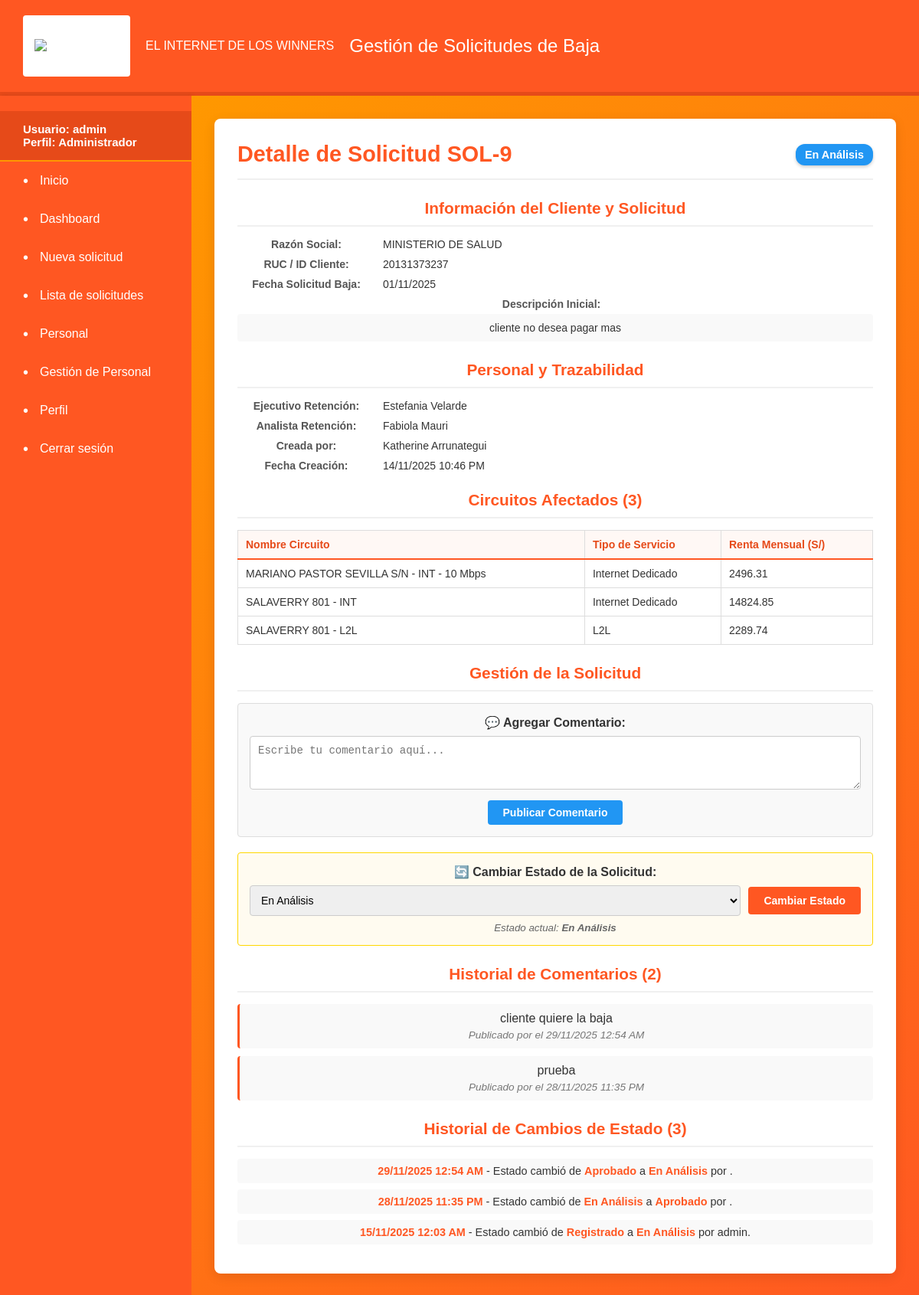
/solicitud/detalle/9/ (signed in), run on the app's committed database.
### portal_retenciones/models.py (models this page shows, shortened)
class Solicitud(models.Model):
    cliente = models.ForeignKey(Cliente, on_delete=models.PROTECT, null=False)
    ejecutivo = models.ForeignKey(EjecutivoRetencion, on_delete=models.PROTECT, null=False)
    analista = models.ForeignKey(AnalistaRetencion, on_delete=models.PROTECT, null=False)
    estado_actual = models.ForeignKey(EstadoAtencion, on_delete=models.PROTECT, null=False)
    nivel_aprobacion = models.ForeignKey(NivelAprobacion, on_delete=models.PROTECT, null=False)
    fecha_creacion = models.DateTimeField(auto_now_add=True)
    descripcion = models.TextField(null=True, blank=True)
    asignado_automaticamente = models.BooleanField(default=False)
    circuitos = models.ManyToManyField(Circuito, through='SolicitudCircuito')
    fecha_solicitud_baja = models.DateField(null=True, blank=True)
    usuario_creador = models.ForeignKey(
        User,
        on_delete=models.SET_NULL,
        null=True,
        blank=True,
        related_name="solicitudes_creadas"
    )
    class Meta:
        permissions = [
            ("can_view_menu", "Puede ver el menú de inicio (requerido para login)"),
            ("can_create_solicitud", "Puede acceder al formulario de Nueva Solicitud"),
            ("can_view_solicitud_list", "Puede acceder a la lista de Solicitudes"),
            ("can_view_personal", "Puede acceder a la lista de Personal Activo"),
            ("can_manage_personnel", "Puede gestionar la asignación de personal a roles"),
        ]

class EstadoAtencion(models.Model):
    nombre_estado = models.CharField(max_length=100, null=False)
    descripcion = models.TextField(null=True, blank=True)

class Cliente(models.Model):
    ruc = models.CharField(max_length=100, unique=True, blank=False, null=False)
    razon_social = models.CharField(max_length=100, blank=False, null=False)
    fecha_registro = models.DateTimeField(auto_now_add=True)
    estado = models.CharField(max_length=20, default='Activo')

class EjecutivoRetencion(models.Model):
    nombre = models.CharField(max_length=100, null=False)
    email = models.EmailField(max_length=100, null=False, unique=True)
    activo = models.BooleanField(default=True)
    max_carga_renta = models.DecimalField(max_digits=12, decimal_places=2, null=True, blank=True)
    disponible_asignacion = models.BooleanField(default=True)

class AnalistaRetencion(models.Model):
    nombre = models.CharField(max_length=100, null=False)
    email = models.EmailField(max_length=100, null=False, unique=True)
    activo = models.BooleanField(default=True)

class Circuito(models.Model):
    cliente = models.ForeignKey(Cliente, on_delete=models.CASCADE, null=False)
    nombre_circuito = models.CharField(max_length=100, null=False)
    tipo_servicio = models.CharField(max_length=10, null=True, blank=True)
    estado = models.CharField(max_length=20, default='Activo')
    renta_mensual = models.DecimalField(max_digits=12, decimal_places=2, null=False)
    fecha_creacion = models.DateTimeField(auto_now_add=True)

class Comentario(models.Model):
    solicitud = models.ForeignKey(Solicitud, on_delete=models.CASCADE, null=False)
    usuario = models.CharField(max_length=100, null=False)
    comentario = models.TextField(null=False)
    fecha_comentario = models.DateTimeField(auto_now_add=True)

class HistorialEstado(models.Model):
    solicitud = models.ForeignKey(Solicitud, on_delete=models.CASCADE, null=False)
    estado_anterior = models.ForeignKey(EstadoAtencion, related_name='+', on_delete=models.PROTECT, null=False)
    estado_nuevo = models.ForeignKey(EstadoAtencion, related_name='+', on_delete=models.PROTECT, null=False)
    fecha_cambio = models.DateTimeField(auto_now_add=True)
    usuario_cambio = models.CharField(max_length=100, null=False)

### portal_retenciones/views/pages.py (the view)
# urls.py: path('solicitud/detalle/<int:solicitud_id>/', pages.solicitud_detalle_view, name='solicitud_detalle'),
@login_required
def solicitud_detalle_view(request, solicitud_id):
    solicitud = get_object_or_404(Solicitud, id=solicitud_id)
    circuitos_asociados = solicitud.circuitos.all()
    comentarios = Comentario.objects.filter(solicitud=solicitud).order_by('-fecha_comentario')
    historial_estado = HistorialEstado.objects.filter(solicitud=solicitud).order_by('-fecha_cambio')
    estados_disponibles = EstadoAtencion.objects.all()
    context = {
        'solicitud': solicitud,
        'circuitos_asociados': circuitos_asociados,
        'comentarios': comentarios,
        'historial_estado': historial_estado,
        'estados_disponibles': estados_disponibles,
    }
    return render(request, 'solicitud_detalle.html', context)

### templates/solicitud_detalle.html (shortened to what this page needs)
{% extends "base.html" %}
{% block content %}
<div class="detail-card">
    <div class="solicitud-header">
        <h1>Detalle de Solicitud SOL-{{ solicitud.id }}</h1>
        <span class="status-badge
            {% if solicitud.estado_actual.nombre_estado == 'Registrado' %}status-pendiente
            {% elif solicitud.estado_actual.nombre_estado == 'En Análisis' %}status-proceso
            {% elif solicitud.estado_actual.nombre_estado == 'Aprobado' %}status-aprobado
            {% elif solicitud.estado_actual.nombre_estado == 'Rechazado' %}status-rechazado
            {% endif %}">
            {{ solicitud.estado_actual.nombre_estado }}
        </span>
    </div>
    <div class="detail-section">
        <h2>Información del Cliente y Solicitud</h2>
        <div class="detail-item">
            <strong>Razón Social:</strong>
            <span>{{ solicitud.cliente.razon_social }}</span>
        </div>
        <div class="detail-item">
            <strong>RUC / ID Cliente:</strong>
            <span>{{ solicitud.cliente.ruc }}</span>
        </div>
        <div class="detail-item">
            <strong>Fecha Solicitud Baja:</strong>
            <span>{{ solicitud.fecha_solicitud_baja|date:"d/m/Y" }}</span>
        </div>
        <div class="detail-item" style="display: block;">
            <strong>Descripción Inicial:</strong>
            <p style="margin-top: 5px; background-color: #f9f9f9; padding: 10px; border-radius: 4px; color: #333;">
                {{ solicitud.descripcion|default:"Sin descripción." }}
            </p>
        </div>
    </div>
    <div class="detail-section">
        <h2>Personal y Trazabilidad</h2>
        <div class="detail-item">
            <strong>Ejecutivo Retención:</strong>
            <span>{{ solicitud.ejecutivo.nombre }}</span>
        </div>
        <div class="detail-item">
            <strong>Analista Retención:</strong>
            <span>{{ solicitud.analista.nombre }}</span>
        </div>
        <div class="detail-item">
            <strong>Creada por:</strong>
            <span>{{ solicitud.usuario_creador.first_name }} {{ solicitud.usuario_creador.last_name }}</span>
        </div>
        <div class="detail-item">
            <strong>Fecha Creación:</strong>
            <span>{{ solicitud.fecha_creacion|date:"d/m/Y h:i A" }}</span>
        </div>
    </div>
    <div class="detail-section">
        <h2>Circuitos Afectados ({{ circuitos_asociados|length }})</h2>
        {% if circuitos_asociados %}
        <table class="circuit-table">
            <thead>
                <tr>
                    <th>Nombre Circuito</th>
                    <th>Tipo de Servicio</th>
                    <th>Renta Mensual (S/)</th>
                </tr>
            </thead>
            <tbody>
                {% for circuito in circuitos_asociados %}
                <tr>
                    <td>{{ circuito.nombre_circuito }}</td>
                    <td>{{ circuito.tipo_servicio|default:"N/A" }}</td>
                    <td>{{ circuito.renta_mensual|floatformat:2 }}</td>
                </tr>
                {% endfor %}
            </tbody>
        </table>
        {% else %}
        <p class="no-data-message">No hay circuitos asociados a esta solicitud.</p>
        {% endif %}
    </div>
    <div class="detail-section">
        <h2>Gestión de la Solicitud</h2>
        <form method="POST" action="{% url 'procesar_accion_solicitud' solicitud.id %}" style="margin-bottom: 20px;">
            <div style="background-color: #f9f9f9; padding: 15px; border-radius: 4px; border: 1px solid #ddd;">
                <label for="comentario" style="display: block; margin-bottom: 8px; font-weight: bold; color: #333;">
                    💬 Agregar Comentario:
                </label>
                <textarea
                    id="comentario"
                    name="comentario"
                    rows="3"
                    style="width: 100%; padding: 10px; border: 1px solid #ccc; border-radius: 4px; font-size: 14px; box-sizing: border-box;"
                    placeholder="Escribe tu comentario aquí..."
                ></textarea>
                <button
                    type="submit"
                    style="margin-top: 10px; background-color: #2196f3; color: white; padding: 8px 20px; border: none; border-radius: 4px; cursor: pointer; font-size: 14px; font-weight: bold;">
                    Publicar Comentario
                </button>
            </div>
        </form>
        <form method="POST" action="{% url 'procesar_accion_solicitud' solicitud.id %}">
            <div style="background-color: #fffbf0; padding: 15px; border-radius: 4px; border: 1px solid #ffd700;">
                <label for="nuevo_estado" style="display: block; margin-bottom: 8px; font-weight: bold; color: #333;">
                    🔄 Cambiar Estado de la Solicitud:
                </label>
                <div style="display: flex; gap: 10px; align-items: center;">
                    <select
                        id="nuevo_estado"
                        name="nuevo_estado"
                        style="flex: 1; padding: 10px; border: 1px solid #ccc; border-radius: 4px; font-size: 14px;">
                        {% for estado in estados_disponibles %}
                            <option value="{{ estado.id }}" {% if estado.id == solicitud.estado_actual.id %}selected{% endif %}>
                                {{ estado.nombre_estado }}
                            </option>
                        {% endfor %}
                    </select>
                    <button
                        type="submit"
                        style="background-color: #ff5722; color: white; padding: 10px 20px; border: none; border-radius: 4px; cursor: pointer; font-size: 14px; font-weight: bold; white-space: nowrap;">
                        Cambiar Estado
                    </button>
                </div>
                <small style="display: block; margin-top: 8px; color: #666; font-style: italic;">
                    Estado actual: <strong>{{ solicitud.estado_actual.nombre_estado }}</strong>
                </small>
            </div>
        </form>
    </div>
    <div class="detail-section">
        <h2>Historial de Comentarios ({{ comentarios|length }})</h2>
        {% if comentarios %}
            {% for comentario in comentarios %}
            <div class="comentario-item">
                <p>{{ comentario.comentario }}</p>
                <div class="comentario-meta">
                    Publicado por <strong>{{ comentario.usuario }}</strong> el {{ comentario.fecha_comentario|date:"d/m/Y h:i A" }}
                </div>
            </div>
            {% endfor %}
        {% else %}
            <p class="no-data-message">No hay comentarios aún.</p>
        {% endif %}
    </div>
    <div class="detail-section">
        <h2>Historial de Cambios de Estado ({{ historial_estado|length }})</h2>
        {% if historial_estado %}
        <ul class="historial-list">
            {% for historial in historial_estado %}
            <li>
                <strong>{{ historial.fecha_cambio|date:"d/m/Y h:i A" }}</strong> -
                Estado cambió de <strong>{{ historial.estado_anterior.nombre_estado }}</strong>
                a <strong>{{ historial.estado_nuevo.nombre_estado }}</strong>
                por {{ historial.usuario_cambio }}.
            </li>
            {% endfor %}
        </ul>
        {% else %}
        <p class="no-data-message">No hay historial de cambios de estado registrado.</p>
        {% endif %}
    </div>
</div>
{% endblock %}

### templates/base.html (shortened to what this page needs)
{% load static %}
<!DOCTYPE html>
<html lang="es">
<head>
    <link rel="stylesheet" href="{% static 'css/styles.css' %}">
</head>
<body>
    <div class="app-container">
        <header class="header">
            <div class="logo-container">
                <img src="https://selectra.com.pe/sites/selectra.com.pe/files/styles/_default/public/inline-images/win-xs.png.webp" alt="Logo de WIN" style="max-height: 100%; max-width: 100%;">
            </div>
            <span>EL INTERNET DE LOS WINNERS</span>
            <h1>Gestión de Solicitudes de Baja</h1>
        </header>
        <div class="content-area">
            <nav class="sidebar">
                <div style="padding: 15px 30px; font-weight: bold; font-size: 15px; color: #fff; background-color: #e64a19; border-bottom: 2px solid #ff9800;">
                    Usuario: {{ user.username }}<br>
                    Perfil:
                    {% if user.is_superuser %}
                        Administrador
                    {% else %}
                        {{ user.groups.first.name|default:'Estándar' }}
                    {% endif %}
                </div>
                <ul>
                    {% if perms.portal_retenciones.can_view_menu %}
                    <li><a href="{% url 'menu' %}">Inicio</a></li>
                    <li><a href="{% url 'dashboard' %}">Dashboard</a></li>
                    {% endif %}
                    {% if perms.portal_retenciones.can_create_solicitud %}
                    <li><a href="{% url 'nueva_solicitud' %}">Nueva solicitud</a></li>
                    {% endif %}
                    {% if perms.portal_retenciones.can_view_solicitud_list %}
                    <li><a href="{% url 'lista_solicitudes' %}">Lista de solicitudes</a></li>
                    {% endif %}
                    {% if perms.portal_retenciones.can_view_personal %}
                    <li><a href="{% url 'personal' %}">Personal</a></li>
                    {% endif %}
                    {% if perms.portal_retenciones.can_manage_personnel %}
                    <li><a href="{% url 'gestion_personal' %}">Gestión de Personal</a></li>
                    {% endif %}
                    {% if user.is_authenticated %}
                        <li><a href="{% url 'perfil' %}">Perfil</a></li>
                        <li><a href="{% url 'logout' %}">Cerrar sesión</a></li>
                    {% endif %}
                </ul>
            </nav>
            <main class="main-content">
                {% block content %}
                {% endblock %}
            </main>
        </div>
    </div>
</body>
</html>

### data on the page
Solicitud: id "9", estado_actual.nombre_estado "En Análisis", cliente.razon_social "MINISTERIO DE SALUD", cliente.ruc "20131373237", fecha_solicitud_baja "01/11/2025", descripcion "cliente no desea pagar mas", ejecutivo.nombre "Estefania Velarde", analista.nombre "Fabiola Mauri", usuario_creador.first_name "Katherine", usuario_creador.last_name "Arrunategui", fecha_creacion "14/11/2025 10:46 PM", nuevo_estado "En Análisis"
Circuito: nombre_circuito "MARIANO PASTOR SEVILLA S/N - INT - 10 Mbps", tipo_servicio "Internet Dedicado", renta_mensual "2496.31"
Circuito: nombre_circuito "SALAVERRY 801 - INT", tipo_servicio "Internet Dedicado", renta_mensual "14824.85"
Circuito: nombre_circuito "SALAVERRY 801 - L2L", tipo_servicio "L2L", renta_mensual "2289.74"
Comentario: comentario "cliente quiere la baja", fecha_comentario "29/11/2025 12:54 AM"
Comentario: comentario "prueba", fecha_comentario "28/11/2025 11:35 PM"
HistorialEstado: fecha_cambio "29/11/2025 12:54 AM", estado_anterior.nombre_estado "Aprobado", estado_nuevo.nombre_estado "En Análisis"
HistorialEstado: fecha_cambio "28/11/2025 11:35 PM", estado_anterior.nombre_estado "En Análisis", estado_nuevo.nombre_estado "Aprobado"
HistorialEstado: fecha_cambio "15/11/2025 12:03 AM", estado_anterior.nombre_estado "Registrado", estado_nuevo.nombre_estado "En Análisis", usuario_cambio "admin"

### other printed values
{{ user.username }} "admin"
{{ circuitos_asociados|length }} "3"
{{ comentarios|length }} "2"
{{ historial_estado|length }} "3"
